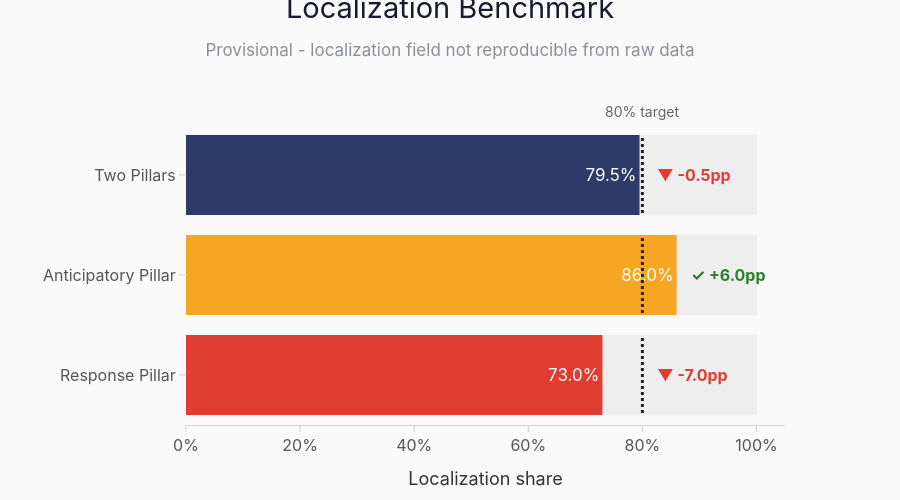

The notebook cell saved with this chart:
### Markdown cell above
## Slide 5

The localization slide is built as a bullet-style benchmark figure. The values currently come from the published slide because no explicit localization field is present in `ALL_DATA`.

### Code cell
# ── Slide 5: Localization Benchmark with gap-to-target ───────────────────────
localization = pd.DataFrame({
    'label': ['Two Pillars', 'Anticipatory Pillar', 'Response Pillar'],
    'value': [79.5, 86.0, 73.0],
    'target': [80.0, 80.0, 80.0]
})
localization = localization.iloc[::-1].reset_index(drop=True)
localization['gap'] = localization['value'] - localization['target']

PILLAR_BAR_COLORS = [IFRC_RED, AMBER, NAVY]

fig = go.Figure()
fig.add_trace(go.Bar(
    x=[100] * len(localization),
    y=localization['label'],
    orientation='h',
    marker_color='#EEEEEE',
    showlegend=False,
    hoverinfo='skip',
))
fig.add_trace(go.Bar(
    x=localization['value'],
    y=localization['label'],
    orientation='h',
    marker_color=PILLAR_BAR_COLORS,
    marker_line_width=0,
    showlegend=False,
    text=[f'{value:.1f}%' for value in localization['value']],
    textposition='inside',
    textfont={'size': 17, 'color': 'white', 'family': FLR_FONT},
))

for i, row in enumerate(localization.itertuples(index=False)):
    fig.add_shape(
        type='line',
        x0=row.target,
        x1=row.target,
        y0=i - 0.38,
        y1=i + 0.38,
        xref='x',
        yref='y',
        line={'color': INK, 'width': 3, 'dash': 'dot'},
    )

    gap_color = '#2a7f2a' if row.gap >= 0 else IFRC_RED
    gap_sign = '+' if row.gap >= 0 else ''
    gap_symbol = '✓' if row.gap >= 0 else '▼'
    fig.add_annotation(
        x=max(row.value, row.target) + 2.2,
        y=row.label,
        text=f'<b>{gap_symbol} {gap_sign}{row.gap:.1f}pp</b>',
        showarrow=False,
        xanchor='left',
        font={'size': 16, 'color': gap_color, 'family': FLR_FONT},
    )

fig.add_annotation(
    x=80,
    y=1.08,
    xref='x',
    yref='paper',
    text='80% target',
    showarrow=False,
    font={'size': 14, 'color': '#666', 'family': FLR_FONT},
)

fig.update_layout(
    barmode='overlay',
    **flr_layout(
        'Localization Benchmark',
        subtitle='Provisional - localization field not reproducible from raw data',
        height=500,
        margin_l=175,
        margin_r=115,
        margin_t=125,
        margin_b=75,
    ),
    xaxis=flr_xaxis('Localization share', range=[0, 105], ticksuffix='%'),
    yaxis=flr_yaxis('', showgrid=False),
)

save_figure(fig, 'slide_05_localization_bullets', width=1400, height=500)
fig

### Figure 1 — Plotly figure (JSON) as saved in the notebook; plotly's stock layout.template omitted (floating-point values rounded to 4 significant figures)
{"data": [{"hoverinfo": "skip", "marker": {"color": "#EEEEEE"}, "orientation": "h", "showlegend": false, "type": "bar", "x": [100, 100, 100], "y": ["Response Pillar", "Anticipatory Pillar", "Two Pillars"]}, {"marker": {"color": ["#E03C31", "#F5A623", "#2B3A67"], "line": {"width": 0}}, "orientation": "h", "showlegend": false, "text": ["73.0%", "86.0%", "79.5%"], "textfont": {"color": "white", "family": "Inter, Segoe UI, Helvetica Neue, Arial, sans-serif", "size": 17}, "textposition": "inside", "type": "bar", "x": [73.0, 86.0, 79.5], "y": ["Response Pillar", "Anticipatory Pillar", "Two Pillars"]}], "layout": {"annotations": [{"font": {"color": "#E03C31", "family": "Inter, Segoe UI, Helvetica Neue, Arial, sans-serif", "size": 16}, "showarrow": false, "text": "<b>▼ -7.0pp</b>", "x": 82.2, "xanchor": "left", "y": "Response Pillar"}, {"font": {"color": "#2a7f2a", "family": "Inter, Segoe UI, Helvetica Neue, Arial, sans-serif", "size": 16}, "showarrow": false, "text": "<b>✓ +6.0pp</b>", "x": 88.2, "xanchor": "left", "y": "Anticipatory Pillar"}, {"font": {"color": "#E03C31", "family": "Inter, Segoe UI, Helvetica Neue, Arial, sans-serif", "size": 16}, "showarrow": false, "text": "<b>▼ -0.5pp</b>", "x": 82.2, "xanchor": "left", "y": "Two Pillars"}, {"font": {"color": "#666", "family": "Inter, Segoe UI, Helvetica Neue, Arial, sans-serif", "size": 14}, "showarrow": false, "text": "80% target", "x": 80, "xref": "x", "y": 1.08, "yref": "paper"}], "barmode": "overlay", "font": {"color": "#444444", "family": "Inter, Segoe UI, Helvetica Neue, Arial, sans-serif", "size": 15}, "height": 500, "hoverlabel": {"bgcolor": "white", "bordercolor": "#ddd", "font": {"family": "Inter, Segoe UI, Helvetica Neue, Arial, sans-serif", "size": 13}}, "margin": {"b": 75, "l": 175, "r": 115, "t": 125}, "paper_bgcolor": "#fafafa", "plot_bgcolor": "#fafafa", "shapes": [{"line": {"color": "#222222", "dash": "dot", "width": 3}, "type": "line", "x0": 80, "x1": 80, "xref": "x", "y0": -0.38, "y1": 0.38, "yref": "y"}, {"line": {"color": "#222222", "dash": "dot", "width": 3}, "type": "line", "x0": 80, "x1": 80, "xref": "x", "y0": 0.62, "y1": 1.38, "yref": "y"}, {"line": {"color": "#222222", "dash": "dot", "width": 3}, "type": "line", "x0": 80, "x1": 80, "xref": "x", "y0": 1.62, "y1": 2.38, "yref": "y"}], "title": {"font": {"color": "#1a1a2e", "family": "Inter, Segoe UI Semibold, Inter, Segoe UI, Helvetica Neue, Arial, sans-serif", "size": 29}, "pad": {"b": 26, "t": 8}, "text": "Localization Benchmark<br><span style=\"font-size:17px;color:#8a8f98;\">Provisional - localization field not reproducible from raw data</span>", "x": 0.5, "xanchor": "center", "y": 0.98, "yanchor": "top"}, "xaxis": {"automargin": true, "linecolor": "#d0d0d0", "linewidth": 0.9, "range": [0, 105], "showgrid": false, "showline": true, "tickcolor": "#d0d0d0", "tickfont": {"color": "#555555", "family": "Inter, Segoe UI, Helvetica Neue, Arial, sans-serif", "size": 16}, "ticklen": 6, "ticks": "outside", "ticksuffix": "%", "tickwidth": 1, "title": {"font": {"color": "#333333", "family": "Inter, Segoe UI, Helvetica Neue, Arial, sans-serif", "size": 18}, "standoff": 18, "text": "Localization share"}, "zeroline": false}, "yaxis": {"automargin": true, "gridcolor": "#e8e8e8", "gridwidth": 0.6, "showgrid": false, "showline": false, "tickcolor": "#d0d0d0", "tickfont": {"color": "#555555", "family": "Inter, Segoe UI, Helvetica Neue, Arial, sans-serif", "size": 16}, "ticklen": 6, "ticks": "outside", "tickwidth": 1, "title": {"font": {"color": "#333333", "family": "Inter, Segoe UI, Helvetica Neue, Arial, sans-serif", "size": 18}, "standoff": 18, "text": ""}, "zeroline": false}}}
